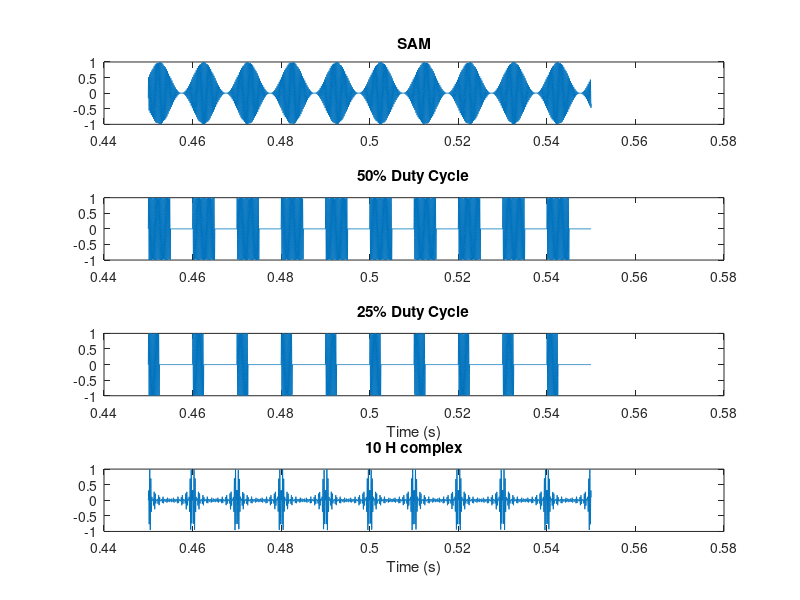

The MATLAB script that drew this image: (Note: this script raises an error after producing the figure.)
clear all;
close all;
%% Parameters:
Fs = 48828.125;
sec = 1.3; %stim length in seconds
f_carrier = 4000; %carrier frequency
f_mod = 100; %modulation freq
window =[0.45,0.55]; %window for plotting
duty1 = 50; %duty cycle (max 1 = 100%)
duty2 = 25; %duty cycle 2

%% SAM Tone:
t = 0:1/Fs:sec; %samples
t = t(:);
%4kHz Carrier Frequency:
% = sin(f_carrier*2*pi*t);
s_carrier = sin(f_carrier*2*pi*t);

%120Hz Modulation Frequency:
s_mod = 0.5 + 0.5.*sin(f_mod*2*pi*t);

%SAM tone Generation:
SAM = s_mod.*s_carrier;
% plot((window(1)*Fs:window(2)*Fs)/Fs,SAM(window(1)*Fs:window(2)*Fs))%first half-second of SAM
%% Square Tone
sq = square(2*pi*f_mod*t,duty1);
sq = sq.*(sq>=0);
sq_50 = sq.*s_carrier;
sq_1 = sq_50;

sq = square(2*pi*f_mod*t,duty2);
sq = sq.*(sq>=0);
sq_25 = sq.*s_carrier;
sq_2 = sq_25;

% figure;
% plot((window(1)*Fs:window(2)*Fs)/Fs,sq_120(window(1)*Fs:window(2)*Fs))%first half-second of SAM
%% 10 H Complex

H(1,:) = sin(f_mod*2*pi*t).*s_carrier;
H(2,:) = sin(2*f_mod*2*pi*t).*s_carrier;
H(3,:) = sin(3*f_mod*2*pi*t).*s_carrier;
H(4,:) = sin(4*f_mod*2*pi*t).*s_carrier;
H(5,:) = sin(5*f_mod*2*pi*t).*s_carrier;
H(6,:) = sin(6*f_mod*2*pi*t).*s_carrier;
H(7,:) = sin(7*f_mod*2*pi*t).*s_carrier;
H(8,:) = sin(8*f_mod*2*pi*t).*s_carrier;
H(9,:) = sin(9*f_mod*2*pi*t).*s_carrier;
H(10,:) = sin(10*f_mod*2*pi*t).*s_carrier;


H10 = sum(H)/max(sum(H));

%plot(sum(H)./max(sum(H)));

%% Plotting

subplot(4,1,1)
plot((window(1)*Fs:window(2)*Fs)/Fs,SAM(window(1)*Fs:window(2)*Fs))%first half-second of SAM
title('SAM');

subplot(4,1,2)
plot((window(1)*Fs:window(2)*Fs)/Fs,sq_1(window(1)*Fs:window(2)*Fs))%first half-second of SAM
title('50% Duty Cycle')

subplot(4,1,3)
plot((window(1)*Fs:window(2)*Fs)/Fs,sq_2(window(1)*Fs:window(2)*Fs))%first half-second of SAM
title('25% Duty Cycle');
xlabel('Time (s)')

subplot(4,1,4)
plot((window(1)*Fs:window(2)*Fs)/Fs,H10(window(1)*Fs:window(2)*Fs))%first half-second of SAM
title('10 H complex');
xlabel('Time (s)')

%% Play stimulus
player = audioplayer([sq_25,sq_25],Fs);
player.play();

%% Save Files
save('sq_50','sq_50');
save('sq_25','sq_25');
save('SAM','SAM');

%% FFT?
sig2 = sq_25;

fft_sig2 = fft(sig2);

T = 1/Fs;             % Sampling period       
L = length(sig2);     % Length of signal
t = (0:L-1)*T;        % Time vector

P2 = abs(fft_sig2/L);
P1 = P2(1:L/2+1);
P1(2:end-1) = 2*P1(2:end-1);

f = Fs*(0:(L/2))/L;
figure;
subplot(311)
plot(f,P1) 
ylabel("Amplitude")
title("Spectrum of SQ_25 signal")


sig2 = sq_50;

fft_sig2 = fft(sig2);

T = 1/Fs;             % Sampling period       
L = length(sig2);     % Length of signal
t = (0:L-1)*T;        % Time vector

P2 = abs(fft_sig2/L);
P1 = P2(1:L/2+1);
P1(2:end-1) = 2*P1(2:end-1);

f = Fs*(0:(L/2))/L;
subplot(312)
plot(f,P1) 
xlabel("Frequency")
ylabel("Amplitude")
title("Spectrum of SQ50 signal")

sig2 = SAM;

fft_sig2 = fft(sig2);

T = 1/Fs;             % Sampling period       
L = length(sig2);     % Length of signal
t = (0:L-1)*T;        % Time vector

P2 = abs(fft_sig2/L);
P1 = P2(1:L/2+1);
P1(2:end-1) = 2*P1(2:end-1);

f = Fs*(0:(L/2))/L;
subplot(313)
plot(f,P1) 
xlabel("Frequency")
ylabel("Amplitude")
title("Spectrum of SAM signal")

